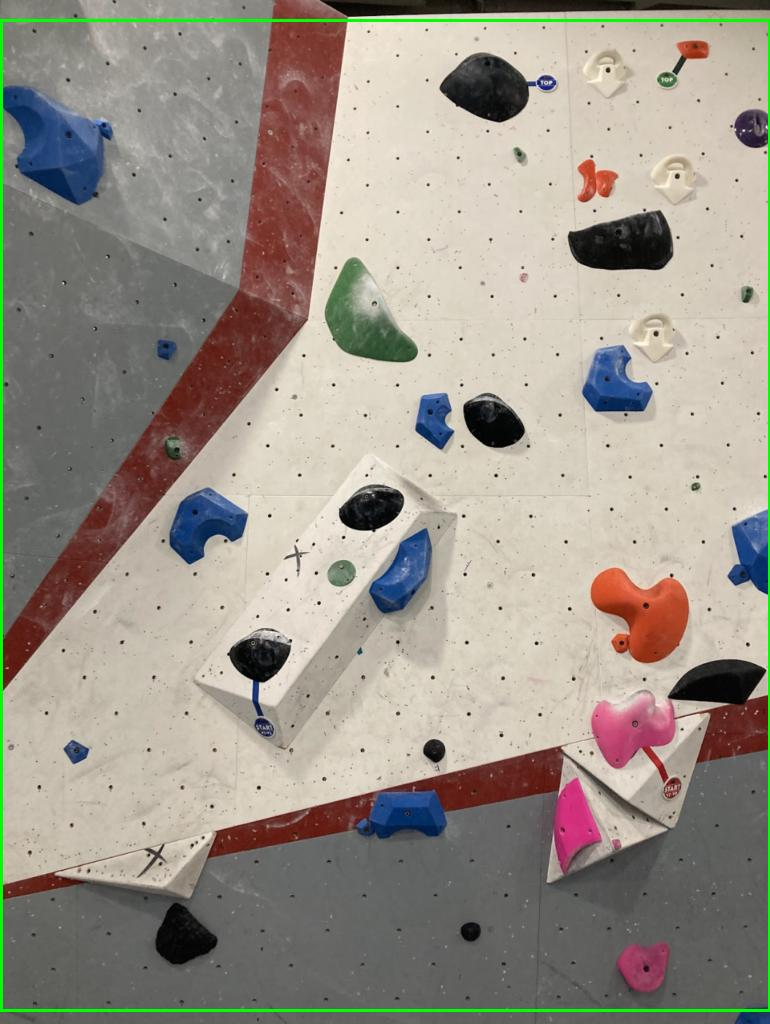

Generate this figure with Python:
from ultralytics import YOLO
from PIL import Image, ImageDraw
import cv2

# This downloads a small pre-trained model automatically on first run
model = YOLO("yolov8n.pt")

results = model("wall.jpg")

image = Image.open("wall.jpg").convert("RGB")
draw = ImageDraw.Draw(image)

count = 0
for result in results:
    for box in result.boxes:
        x1, y1, x2, y2 = [int(v) for v in box.xyxy[0]]
        conf = float(box.conf[0])
        if conf > 0.3:
            draw.rectangle([x1, y1, x2, y2], outline="lime", width=3)
            count += 1

image.save("yolo_test.jpg")
print(f"Detected {count} objects")
